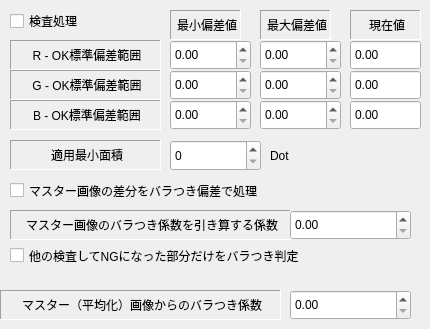
      <widget class="QWidget" name="tab_16">
       <attribute name="title">
        <string>バラツキ</string>
       </attribute>
       <widget class="QLabel" name="label_117">
        <property name="geometry">
         <rect>
          <x>10</x>
          <y>70</y>
          <width>151</width>
          <height>30</height>
         </rect>
        </property>
        <property name="frameShape">
         <enum>QFrame::Panel</enum>
        </property>
        <property name="frameShadow">
         <enum>QFrame::Sunken</enum>
        </property>
        <property name="text">
         <string>G - OK標準偏差範囲</string>
        </property>
        <property name="alignment">
         <set>Qt::AlignCenter|Qt::AlignHCenter|Qt::AlignLeading|Qt::AlignLeft|Qt::AlignVCenter</set>
        </property>
       </widget>
       <widget class="QLabel" name="label_118">
        <property name="geometry">
         <rect>
          <x>10</x>
          <y>40</y>
          <width>151</width>
          <height>30</height>
         </rect>
        </property>
        <property name="frameShape">
         <enum>QFrame::Panel</enum>
        </property>
        <property name="frameShadow">
         <enum>QFrame::Sunken</enum>
        </property>
        <property name="text">
         <string>R - OK標準偏差範囲</string>
        </property>
        <property name="alignment">
         <set>Qt::AlignCenter|Qt::AlignHCenter|Qt::AlignLeading|Qt::AlignLeft|Qt::AlignVCenter</set>
        </property>
       </widget>
       <widget class="QDoubleSpinBox" name="doubleSpinBoxVariationBL">
        <property name="geometry">
         <rect>
          <x>170</x>
          <y>100</y>
          <width>81</width>
          <height>30</height>
         </rect>
        </property>
       </widget>
       <widget class="QLabel" name="label_119">
        <property name="geometry">
         <rect>
          <x>170</x>
          <y>10</y>
          <width>71</width>
          <height>30</height>
         </rect>
        </property>
        <property name="frameShape">
         <enum>QFrame::Panel</enum>
        </property>
        <property name="frameShadow">
         <enum>QFrame::Sunken</enum>
        </property>
        <property name="text">
         <string>最小偏差値</string>
        </property>
        <property name="alignment">
         <set>Qt::AlignCenter|Qt::AlignHCenter|Qt::AlignLeading|Qt::AlignLeft|Qt::AlignVCenter</set>
        </property>
       </widget>
       <widget class="QLabel" name="label_120">
        <property name="geometry">
         <rect>
          <x>260</x>
          <y>10</y>
          <width>71</width>
          <height>30</height>
         </rect>
        </property>
        <property name="frameShape">
         <enum>QFrame::Panel</enum>
        </property>
        <property name="frameShadow">
         <enum>QFrame::Sunken</enum>
        </property>
        <property name="text">
         <string>最大偏差値</string>
        </property>
        <property name="alignment">
         <set>Qt::AlignCenter|Qt::AlignHCenter|Qt::AlignLeading|Qt::AlignLeft|Qt::AlignVCenter</set>
        </property>
       </widget>
       <widget class="QLabel" name="label_121">
        <property name="geometry">
         <rect>
          <x>10</x>
          <y>100</y>
          <width>151</width>
          <height>30</height>
         </rect>
        </property>
        <property name="frameShape">
         <enum>QFrame::Panel</enum>
        </property>
        <property name="frameShadow">
         <enum>QFrame::Sunken</enum>
        </property>
        <property name="text">
         <string>B - OK標準偏差範囲</string>
        </property>
        <property name="alignment">
         <set>Qt::AlignCenter|Qt::AlignHCenter|Qt::AlignLeading|Qt::AlignLeft|Qt::AlignVCenter</set>
        </property>
       </widget>
       <widget class="QDoubleSpinBox" name="doubleSpinBoxVariationRH">
        <property name="geometry">
         <rect>
          <x>260</x>
          <y>40</y>
          <width>81</width>
          <height>30</height>
         </rect>
        </property>
       </widget>
       <widget class="QDoubleSpinBox" name="doubleSpinBoxVariationBH">
        <property name="geometry">
         <rect>
          <x>260</x>
          <y>100</y>
          <width>81</width>
          <height>30</height>
         </rect>
        </property>
       </widget>
       <widget class="QDoubleSpinBox" name="doubleSpinBoxVariationRL">
        <property name="geometry">
         <rect>
          <x>170</x>
          <y>40</y>
          <width>81</width>
          <height>30</height>
         </rect>
        </property>
       </widget>
       <widget class="QDoubleSpinBox" name="doubleSpinBoxVariationGL">
        <property name="geometry">
         <rect>
          <x>170</x>
          <y>70</y>
          <width>81</width>
          <height>30</height>
         </rect>
        </property>
       </widget>
       <widget class="QDoubleSpinBox" name="doubleSpinBoxVariationGH">
        <property name="geometry">
         <rect>
          <x>260</x>
          <y>70</y>
          <width>81</width>
          <height>30</height>
         </rect>
        </property>
       </widget>
       <widget class="QCheckBox" name="checkBoxVariationMode">
        <property name="geometry">
         <rect>
          <x>10</x>
          <y>10</y>
          <width>131</width>
          <height>22</height>
         </rect>
        </property>
        <property name="text">
         <string>検査処理</string>
        </property>
       </widget>
       <widget class="QLabel" name="label_122">
        <property name="geometry">
         <rect>
          <x>350</x>
          <y>10</y>
          <width>71</width>
          <height>30</height>
         </rect>
        </property>
        <property name="frameShape">
         <enum>QFrame::Panel</enum>
        </property>
        <property name="frameShadow">
         <enum>QFrame::Sunken</enum>
        </property>
        <property name="text">
         <string>現在値</string>
        </property>
        <property name="alignment">
         <set>Qt::AlignCenter|Qt::AlignHCenter|Qt::AlignLeading|Qt::AlignLeft|Qt::AlignVCenter</set>
        </property>
       </widget>
       <widget class="QDoubleSpinBox" name="doubleSpinBoxDeviationResultR">
        <property name="geometry">
         <rect>
          <x>350</x>
          <y>40</y>
          <width>71</width>
          <height>30</height>
         </rect>
        </property>
        <property name="palette">
         <palette>
          <active>
           <colorrole role="Base">
            <brush brushstyle="SolidPattern">
             <color alpha="255">
              <red>85</red>
              <green>255</green>
              <blue>255</blue>
             </color>
            </brush>
           </colorrole>
          </active>
          <inactive>
           <colorrole role="Base">
            <brush brushstyle="SolidPattern">
             <color alpha="255">
              <red>255</red>
              <green>255</green>
              <blue>255</blue>
             </color>
            </brush>
           </colorrole>
          </inactive>
          <disabled>
           <colorrole role="Base">
            <brush brushstyle="SolidPattern">
             <color alpha="255">
              <red>240</red>
              <green>240</green>
              <blue>240</blue>
             </color>
            </brush>
           </colorrole>
          </disabled>
         </palette>
        </property>
        <property name="autoFillBackground">
         <bool>true</bool>
        </property>
        <property name="readOnly">
         <bool>true</bool>
        </property>
        <property name="buttonSymbols">
         <enum>QAbstractSpinBox::NoButtons</enum>
        </property>
       </widget>
       <widget class="QDoubleSpinBox" name="doubleSpinBoxDeviationResultG">
        <property name="geometry">
         <rect>
          <x>350</x>
          <y>70</y>
          <width>71</width>
          <height>30</height>
         </rect>
        </property>
        <property name="palette">
         <palette>
          <active>
           <colorrole role="Base">
            <brush brushstyle="SolidPattern">
             <color alpha="255">
              <red>85</red>
              <green>255</green>
              <blue>255</blue>
             </color>
            </brush>
           </colorrole>
          </active>
          <inactive>
           <colorrole role="Base">
            <brush brushstyle="SolidPattern">
             <color alpha="255">
              <red>255</red>
              <green>255</green>
              <blue>255</blue>
             </color>
            </brush>
           </colorrole>
          </inactive>
          <disabled>
           <colorrole role="Base">
            <brush brushstyle="SolidPattern">
             <color alpha="255">
              <red>240</red>
              <green>240</green>
              <blue>240</blue>
             </color>
            </brush>
           </colorrole>
          </disabled>
         </palette>
        </property>
        <property name="autoFillBackground">
         <bool>true</bool>
        </property>
        <property name="readOnly">
         <bool>true</bool>
        </property>
        <property name="buttonSymbols">
         <enum>QAbstractSpinBox::NoButtons</enum>
        </property>
       </widget>
       <widget class="QDoubleSpinBox" name="doubleSpinBoxDeviationResultB">
        <property name="geometry">
         <rect>
          <x>350</x>
          <y>100</y>
          <width>71</width>
          <height>30</height>
         </rect>
        </property>
        <property name="palette">
         <palette>
          <active>
           <colorrole role="Base">
            <brush brushstyle="SolidPattern">
             <color alpha="255">
              <red>85</red>
              <green>255</green>
              <blue>255</blue>
             </color>
            </brush>
           </colorrole>
          </active>
          <inactive>
           <colorrole role="Base">
            <brush brushstyle="SolidPattern">
             <color alpha="255">
              <red>255</red>
              <green>255</green>
              <blue>255</blue>
             </color>
            </brush>
           </colorrole>
          </inactive>
          <disabled>
           <colorrole role="Base">
            <brush brushstyle="SolidPattern">
             <color alpha="255">
              <red>240</red>
              <green>240</green>
              <blue>240</blue>
             </color>
            </brush>
           </colorrole>
          </disabled>
         </palette>
        </property>
        <property name="autoFillBackground">
         <bool>true</bool>
        </property>
        <property name="readOnly">
         <bool>true</bool>
        </property>
        <property name="buttonSymbols">
         <enum>QAbstractSpinBox::NoButtons</enum>
        </property>
       </widget>
       <widget class="QLabel" name="label_123">
        <property name="geometry">
         <rect>
          <x>10</x>
          <y>140</y>
          <width>151</width>
          <height>30</height>
         </rect>
        </property>
        <property name="frameShape">
         <enum>QFrame::Panel</enum>
        </property>
        <property name="frameShadow">
         <enum>QFrame::Sunken</enum>
        </property>
        <property name="text">
         <string>適用最小面積</string>
        </property>
        <property name="alignment">
         <set>Qt::AlignCenter|Qt::AlignHCenter|Qt::AlignLeading|Qt::AlignLeft|Qt::AlignVCenter</set>
        </property>
       </widget>
       <widget class="QSpinBox" name="EditVariationAdaptMinSize">
        <property name="geometry">
         <rect>
          <x>170</x>
          <y>140</y>
          <width>91</width>
          <height>31</height>
         </rect>
        </property>
        <property name="maximum">
         <number>99999999</number>
        </property>
       </widget>
       <widget class="QLabel" name="label_124">
        <property name="geometry">
         <rect>
          <x>270</x>
          <y>140</y>
          <width>61</width>
          <height>31</height>
         </rect>
        </property>
        <property name="text">
         <string>Dot</string>
        </property>
       </widget>
       <widget class="QLabel" name="label_140">
        <property name="geometry">
         <rect>
          <x>0</x>
          <y>290</y>
          <width>281</width>
          <height>30</height>
         </rect>
        </property>
        <property name="frameShape">
         <enum>QFrame::Panel</enum>
        </property>
        <property name="frameShadow">
         <enum>QFrame::Sunken</enum>
        </property>
        <property name="text">
         <string>マスター（平均化）画像からのバラつき係数</string>
        </property>
        <property name="alignment">
         <set>Qt::AlignCenter|Qt::AlignHCenter|Qt::AlignLeading|Qt::AlignLeft|Qt::AlignVCenter</set>
        </property>
       </widget>
       <widget class="QDoubleSpinBox" name="doubleSpinBoxVariationMultiplyMaster">
        <property name="geometry">
         <rect>
          <x>290</x>
          <y>290</y>
          <width>121</width>
          <height>30</height>
         </rect>
        </property>
       </widget>
       <widget class="QCheckBox" name="checkBoxVariationDifMaster">
        <property name="geometry">
         <rect>
          <x>10</x>
          <y>180</y>
          <width>411</width>
          <height>21</height>
         </rect>
        </property>
        <property name="text">
         <string>マスター画像の差分をバラつき偏差で処理</string>
        </property>
       </widget>
       <widget class="QCheckBox" name="checkBoxVariationAndLogic">
        <property name="geometry">
         <rect>
          <x>10</x>
          <y>240</y>
          <width>411</width>
          <height>31</height>
         </rect>
        </property>
        <property name="text">
         <string>他の検査してNGになった部分だけをバラつき判定</string>
        </property>
       </widget>
       <widget class="QLabel" name="label_142">
        <property name="geometry">
         <rect>
          <x>10</x>
          <y>210</y>
          <width>281</width>
          <height>30</height>
         </rect>
        </property>
        <property name="frameShape">
         <enum>QFrame::Panel</enum>
        </property>
        <property name="frameShadow">
         <enum>QFrame::Sunken</enum>
        </property>
        <property name="text">
         <string>マスター画像のバラつき係数を引き算する係数</string>
        </property>
        <property name="alignment">
         <set>Qt::AlignCenter|Qt::AlignHCenter|Qt::AlignLeading|Qt::AlignLeft|Qt::AlignVCenter</set>
        </property>
       </widget>
       <widget class="QDoubleSpinBox" name="doubleSpinBoxVariationSubMasterVari">
        <property name="geometry">
         <rect>
          <x>290</x>
          <y>210</y>
          <width>121</width>
          <height>30</height>
         </rect>
        </property>
       </widget>
      </widget>
